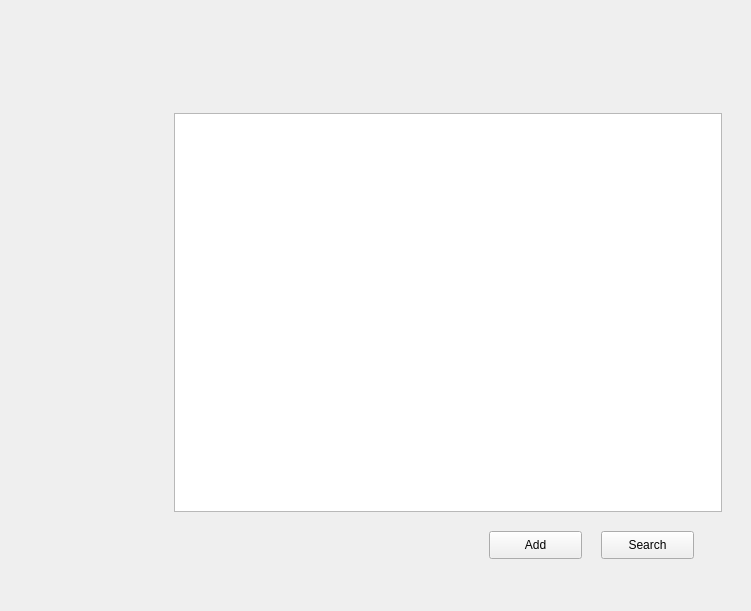
<?xml version="1.0" encoding="UTF-8"?>
<ui version="4.0">
 <class>table</class>
 <widget class="QWidget" name="table">
  <property name="geometry">
   <rect>
    <x>0</x>
    <y>0</y>
    <width>751</width>
    <height>611</height>
   </rect>
  </property>
  <property name="windowTitle">
   <string>Form</string>
  </property>
  <widget class="QTableView" name="tableView">
   <property name="geometry">
    <rect>
     <x>174</x>
     <y>113</y>
     <width>548</width>
     <height>399</height>
    </rect>
   </property>
  </widget>
  <widget class="QPushButton" name="pushButton">
   <property name="geometry">
    <rect>
     <x>489</x>
     <y>531</y>
     <width>93</width>
     <height>28</height>
    </rect>
   </property>
   <property name="text">
    <string>Add</string>
   </property>
  </widget>
  <widget class="QPushButton" name="pushButton_2">
   <property name="geometry">
    <rect>
     <x>601</x>
     <y>531</y>
     <width>93</width>
     <height>28</height>
    </rect>
   </property>
   <property name="text">
    <string>Search</string>
   </property>
  </widget>
 </widget>
 <resources/>
 <connections/>
</ui>
